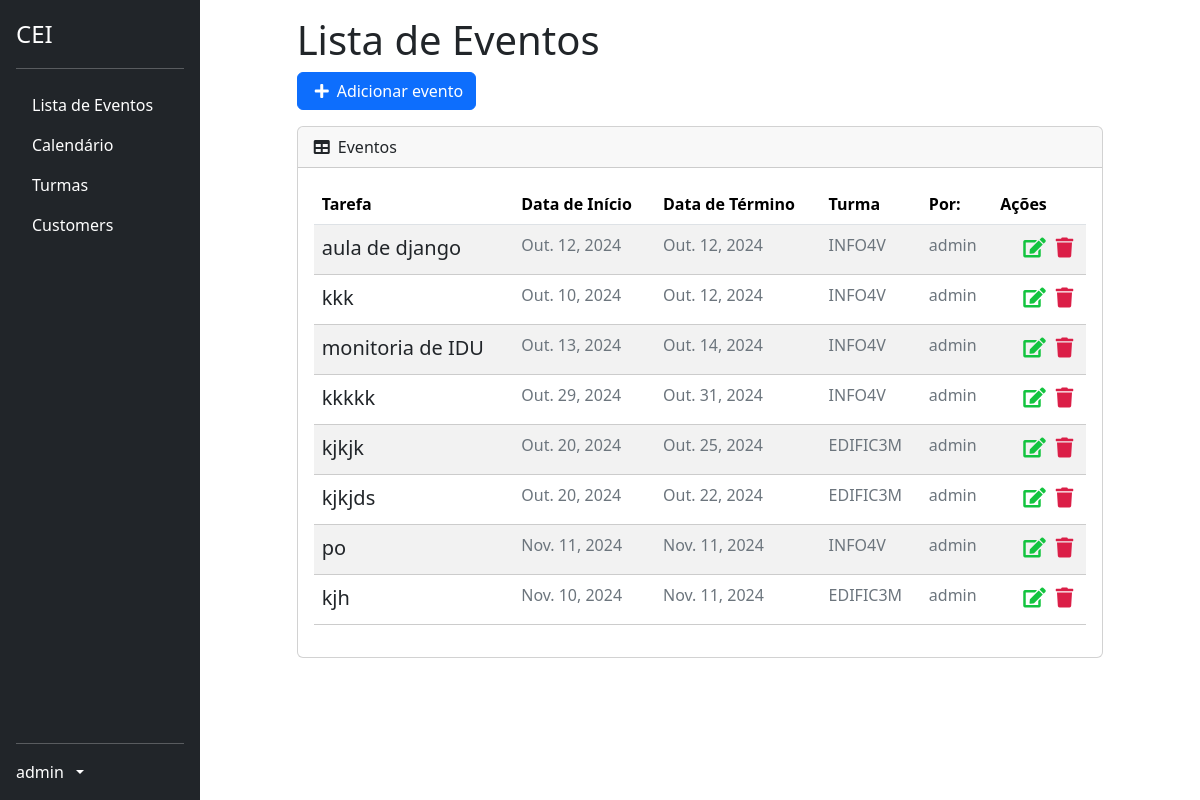
Before: /list/ (signed in) with the older database file.
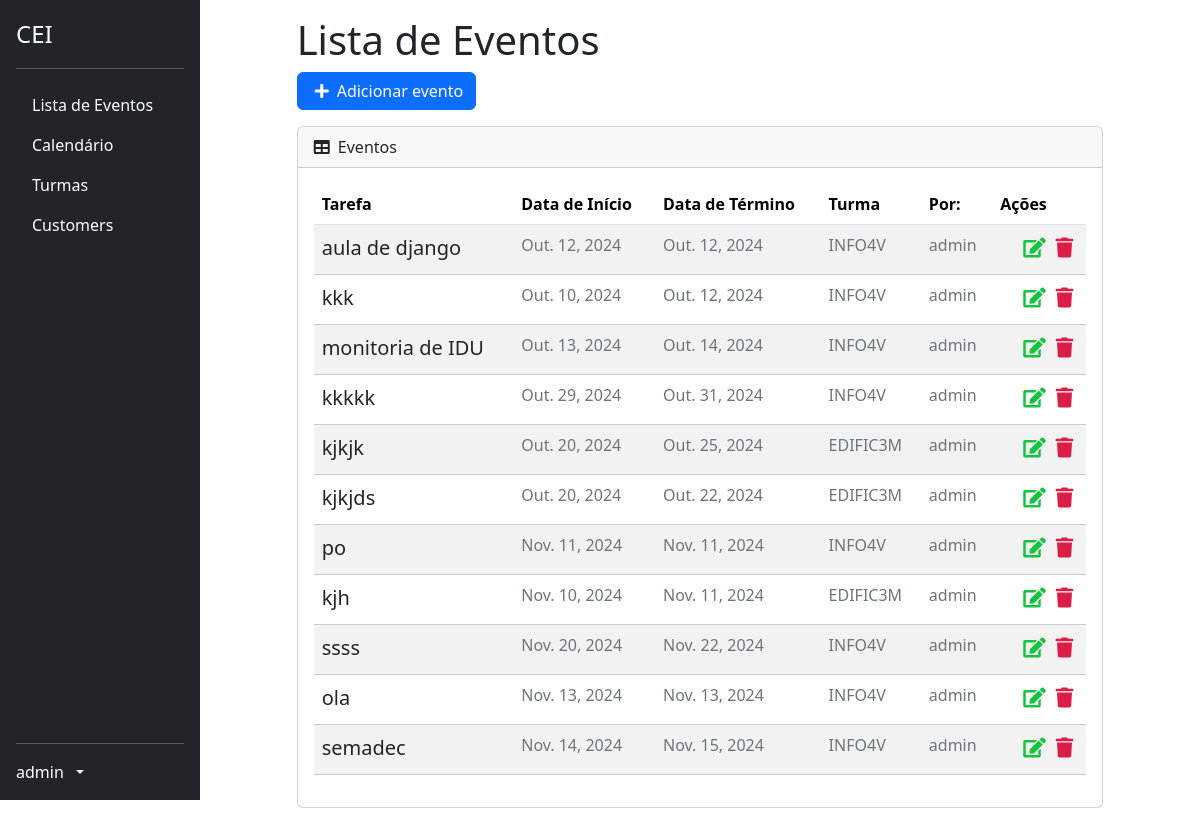
After: the same page with the newer database file.
### profiles/models.py (models this page shows)
class CustomUser(AbstractUser):
    id = models.BigAutoField(primary_key=True)
    turma = models.ForeignKey('classes.Turma', on_delete=models.SET_NULL, blank=True, null=True)

### tasks/models.py (models this page shows, shortened)
class Task(models.Model):
    id = models.BigAutoField(primary_key=True)
    title = models.CharField(max_length=255)
    description = models.TextField()
    start_date = models.DateField()
    end_date = models.DateField()
    total_subs = models.PositiveIntegerField(default=0)
    subs = models.PositiveIntegerField(default=0)
    start_time = models.TimeField()
    end_time = models.TimeField()
    usuario = models.ForeignKey(CustomUser, on_delete=models.PROTECT)
    turma = models.ForeignKey('classes.Turma', on_delete=models.CASCADE)
    created_at = models.DateTimeField(auto_now_add=True)
    updated_at = models.DateTimeField(auto_now=True)

### classes/models.py (models this page shows, shortened)
class Turma(models.Model):
    TURNO_CHOICES = [
        ('manha', 'Manhã'),
        ('tarde', 'Tarde'),
        ('noite', 'Noite'),
    ]
    CURSO_CHOICES = [
        ('edificacoes', 'Edificações'),
        ('informatica', 'Informática'),
        ('meio_ambiente', 'Meio Ambiente'),
        ('matematica', 'Matemática'),
    ]
    SERIE_CHOICES = [
        ('1', '1º Ano'),
        ('2', '2º Ano'),
        ('3', '3º Ano'),
        ('4', '4º Ano'),
    ]
    nome = models.CharField(max_length=100)
    serie = models.CharField(max_length=1, choices=SERIE_CHOICES)
    turno = models.CharField(max_length=5, choices=TURNO_CHOICES)
    curso = models.CharField(max_length=15, choices=CURSO_CHOICES)

### tasks/views.py (the view)
# urls.py: path('list/', TaskListView.as_view(), name='task-list'),
class TaskListView(GroupRequiredMixin, LoginRequiredMixin, ListView):
    group_required = u"Docente"
    login_url = reverse_lazy('login')
    model = Task
    template_name = 'tasks/list.html'
    context_object_name = 'tasks'
    ordering = '-created_at'
    def get_queryset(self):
        self.tasks = Task.objects.filter(usuario=self.request.user)
        return self.tasks

### tasks/templates/tasks/list.html (shortened to what this page needs)
{% extends 'base.html' %}
{% block content %}
<div class="offset-1 col-10 list-div">
    <h1>Lista de Eventos</h1>
    <div class="row mb-3">
        <div class="col-auto btn-primary">
            <a id="add-link" href="{% url 'new-task' %}" class="btn btn-primary d-flex align-items-center">
                <i class="fas fa-plus me-2"></i> Adicionar evento
            </a>
        </div>
    </div>
    <div class="card col-md-12">
        <div class="card-header">
            <i class="fas fa-table me-1"></i>
            Eventos
        </div>
        <div class="card-body">
            <table id="datatablesSimple" class="table table-striped table-hover">
                <thead class="table">
                    <tr>
                        <th>Tarefa</th>
                        <th>Data de Início</th>
                        <th>Data de Término</th>
                        <th>Turma</th>
                        <th>Por:</th>
                        <th>Ações</th>
                    </tr>
                </thead>
                <tbody>
                    {% for task in tasks %}
                    <tr class="task-item">
                        <td><a href="/task/{{ task.id }}" class="text-decoration-none text-dark">{{ task.title }}</a></td>
                        <td style="color: #6c757d;" class="fs-6">{{ task.start_date }}</td>
                        <td style="color: #6c757d;" class="fs-6">{{ task.end_date }}</td>
                        <td style="color: #6c757d;" class="fs-6">{{ task.turma.nome }}</td>
                        <td style="color: #6c757d;" class="fs-6">{{ task.usuario.username }}</td>
                        <td>
                            <a href="{% url 'delete-task' task.id %}" class="text-danger me-2"><i class="fas fa-trash"></i></a>
                            <a href="{% url 'edit-task' task.id %}" class="text-warning"><i class="fas fa-edit"></i></a>
                        </td>
                    </tr>
                    {% endfor %}
                </tbody>
            </table>
        </div>
    </div>
</div>
{% endblock %}
{% block scripts %}
<link href="https://cdn.jsdelivr.net/npm/simple-datatables@7.1.2/dist/style.min.css" rel="stylesheet" />
{% endblock %}

### tasks/templates/base.html (shortened to what this page needs)
{% load static %}
<!DOCTYPE html>
<html lang="en">
<head>
    <link href="{% static 'bootstrap/css/bootstrap.min.css' %}" rel="stylesheet">
    <link rel="stylesheet" href="https://use.fontawesome.com/releases/v5.7.2/css/all.css">
    <link rel="stylesheet" href="{% static 'css/styles.css' %}">
    <link href="{% static 'css/datatables.min.css' %}" rel="stylesheet">
</head>
<body>
    <div class="d-flex">
      <div class="d-flex flex-column flex-shrink-0 p-3 text-bg-dark" style="width: 200px; height: 100vh; position: fixed;">
        <a href="{% url 'dashboard' %}" class="d-flex align-items-center mb-3 mb-md-0 me-md-auto text-white text-decoration-none">
          <span class="fs-4">CEI</span>
        </a>
        <hr>
        <ul class="nav nav-pills flex-column mb-auto">
          <li>
            <a href="{% url 'task-list' %}" class="nav-link text-white">
              Lista de Eventos
            </a>
          </li>
          <li>
            <a href="{% url 'calendar' %}" class="nav-link text-white">
              Calendário
            </a>
          </li>
          <li>
            <a href="{% url 'lista-turmas' %}" class="nav-link text-white">
              Turmas
            </a>
          </li>
          <li>
            <a href="#" class="nav-link text-white">
              Customers
            </a>
          </li>
        </ul>
        <hr>
        {% if user.is_authenticated %}
          <a href="#" class="d-flex align-items-center text-white text-decoration-none dropdown-toggle" data-bs-toggle="dropdown" aria-expanded="false">
            <span class="me-2">{{ user.username }}</span>
          </a>
        </div>
        {% else %}
        <li class="nav nav-pills flex-column">
          <a href="{% url 'login' %}" class="nav-link text-white">
            Login
          </a>
        </li>
        {% endif %}
      </div>
      <div class="flex-grow-1" style="margin-left: 200px;">
        <div class="p-3">
          {% block content %}
          {% endblock %}
        </div>
      </div>
    {% block scripts %}
    {% endblock %}
  </body>
</html>

### tasks/static/css/styles.css (style rules this page uses)
#add-link { text-decoration: none; }
.fas.fa-plus { color: #FFF; margin-right: 10px; margin-left: 5px; }
.list-div { padding: 0; }
.task-item { list-style: none; font-size: 20px; height: 50px; padding-top: 10px; border-bottom: 1px dashed #CCC; }
.fas.fa-trash { color: #db1e47; cursor: pointer; margin: 5px; font-size: 20px; float: right; }
.fas.fa-edit { color: #13c43f; cursor: pointer; margin: 5px; font-size: 20px; float: right; }

Changed rows visible on the page:
added Task: title "ssss", start_date "Nov. 20, 2024", end_date "Nov. 22, 2024", turma.nome "INFO4V", usuario.username "admin"
added Task: title "ola", start_date "Nov. 13, 2024", end_date "Nov. 13, 2024", turma.nome "INFO4V", usuario.username "admin"
added Task: title "semadec", start_date "Nov. 14, 2024", end_date "Nov. 15, 2024", turma.nome "INFO4V", usuario.username "admin"
